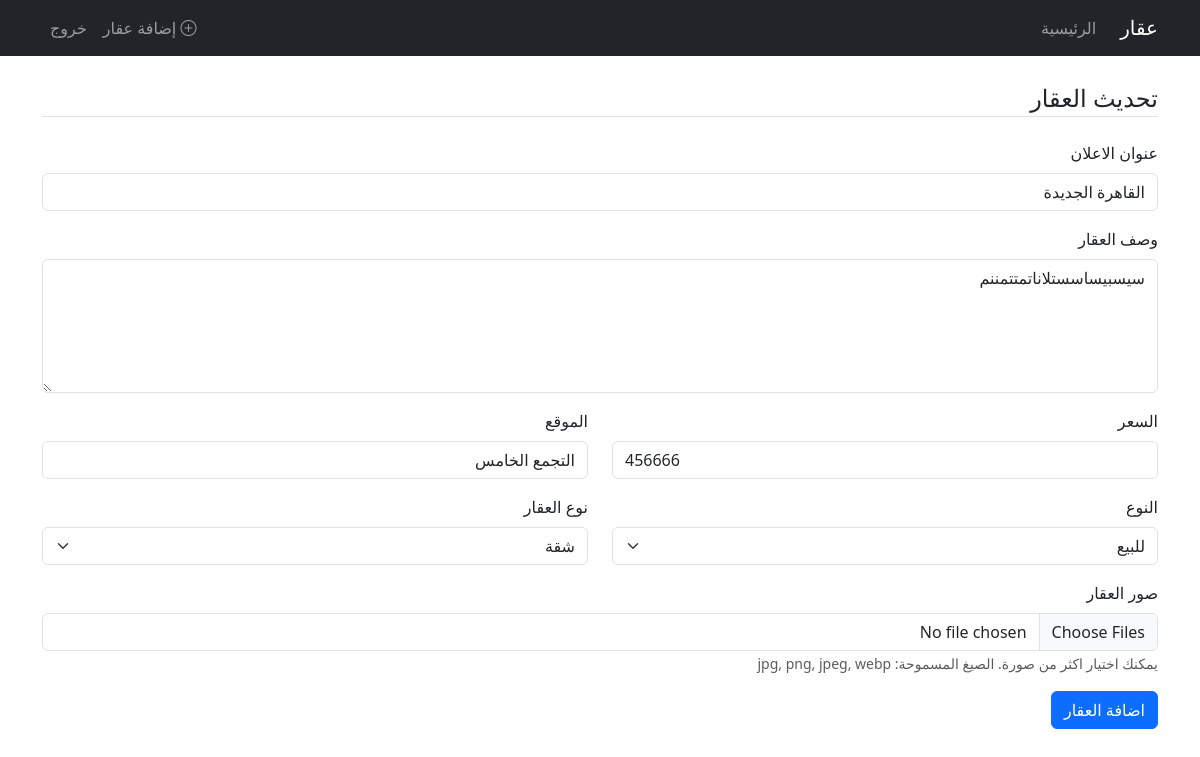
The page /property/1/update (signed in) on the database its author committed.
### app/models.py (models this page shows, shortened)
class Property(db.Model):
    __tablename__ = 'properties'
    id = db.Column(db.Integer, primary_key=True)
    title = db.Column(db.String(100), nullable=False)
    price = db.Column(db.Integer, nullable=False)
    description = db.Column(db.Text, nullable=False)
    location = db.Column(db.String(100), nullable=False)
    type = db.Column(db.String(50), nullable=False)
    property_type = db.Column(db.String(50), nullable=False)
    created_at = db.Column(db.DateTime, nullable=False, default=datetime.utcnow)
    user_id = db.Column(db.Integer, db.ForeignKey('users.id'), nullable=False)
    images = db.relationship('PropertyImage', backref='property', lazy=True, cascade="all, delete-orphan")

### app/routes.py (the view)
@main.route("/property/<int:property_id>/update", methods=['GET', 'POST'])
@login_required
def update_property(property_id):
    property = Property.query.get_or_404(property_id)
    if property.user_id != current_user.id:
        abort(403)
    form = PropertyForm()
    if form.validate_on_submit():
        property.title = form.title.data
        property.description = form.description.data
        property.price = form.price.data
        property.location = form.location.data
        property.type = form.type.data
        property.property_type = form.property_type.data
        if form.pictures.data:
            for picture in form.pictures.data:
                if picture and picture.filename != '':
                    picture_file = save_picture(picture)
                    image = PropertyImage(image_file=picture_file, property_id=property.id)
                    db.session.add(image)
        db.session.commit()
        flash('تم تحديث العقار بنجاح!', 'success')
        return redirect(url_for('main.property_detail', property_id=property.id))
    elif request.method == 'GET':
        form.title.data = property.title
        form.description.data = property.description
        form.price.data = property.price
        form.location.data = property.location
        form.type.data = property.type
        form.property_type.data = property.property_type
    return render_template('create_property.html', title='تحديث العقار', form=form, legend='تحديث العقار')

### app/forms.py
class PropertyForm(FlaskForm):
    city = StringField('المدينة')
    type = SelectField('النوع', choices=[('', 'بيع أو إيجار'), ('sale', 'للبيع'), ('rent', 'للإيجار')])
    property_type = SelectField('نوع العقار', choices=[('', 'كل الأنواع'), ('apartment', 'شقة'), ('villa', 'فيلا'), ('land', 'أرض'), ('office', 'مكتب'), ('shop', 'محل')])
    min_price = IntegerField('السعر من')
    max_price = IntegerField('السعر إلى')
    title = StringField('عنوان الاعلان', validators=[DataRequired(), Length(min=5, max=100)])
    description = TextAreaField('وصف العقار', validators=[DataRequired(), Length(min=10)])
    price = IntegerField('السعر', validators=[DataRequired()])
    location = StringField('الموقع', validators=[DataRequired(), Length(min=3, max=100)])
    pictures = MultipleFileField('صور العقار', validators=[FileAllowed(['jpg', 'png', 'jpeg', 'webp'])])
    submit = SubmitField('اضافة العقار')

### app/models.py (called while the page is built)
@login_manager.user_loader
def load_user(user_id):
    return User.query.get(int(user_id))

### app/templates/create_property.html (shortened to what this page needs)
{% extends "base.html" %}
{% block content %}
<div class="content-section">
    <form method="POST" action="{{ url_for('main.create_property') }}" enctype="multipart/form-data">
        <fieldset class="form-group">
            <legend class="border-bottom mb-4">{{ legend if legend else 'اضافة عقار جديد' }}</legend>
            <div class="mb-3">
                {{ form.title.label(class="form-label") }}
                {% if form.title.errors %}
                    {{ form.title(class="form-control is-invalid") }}
                    <div class="invalid-feedback">
                        {% for error in form.title.errors %}
                            <span>{{ error }}</span>
                        {% endfor %}
                    </div>
                {% else %}
                    {{ form.title(class="form-control") }}
                {% endif %}
            </div>
            <div class="mb-3">
                {{ form.description.label(class="form-label") }}
                {% if form.description.errors %}
                    {{ form.description(class="form-control is-invalid", rows="5") }}
                    <div class="invalid-feedback">
                        {% for error in form.description.errors %}
                            <span>{{ error }}</span>
                        {% endfor %}
                    </div>
                {% else %}
                    {{ form.description(class="form-control", rows="5") }}
                {% endif %}
            </div>
            <div class="row">
                <div class="col-md-6 mb-3">
                    {{ form.price.label(class="form-label") }}
                    {% if form.price.errors %}
                        {{ form.price(class="form-control is-invalid") }}
                        <div class="invalid-feedback">
                            {% for error in form.price.errors %}
                                <span>{{ error }}</span>
                            {% endfor %}
                        </div>
                    {% else %}
                        {{ form.price(class="form-control") }}
                    {% endif %}
                </div>
                <div class="col-md-6 mb-3">
                    {{ form.location.label(class="form-label") }}
                    {% if form.location.errors %}
                        {{ form.location(class="form-control is-invalid") }}
                        <div class="invalid-feedback">
                            {% for error in form.location.errors %}
                                <span>{{ error }}</span>
                            {% endfor %}
                        </div>
                    {% else %}
                        {{ form.location(class="form-control") }}
                    {% endif %}
                </div>
            </div>
            <div class="row">
                <div class="col-md-6 mb-3">
                    {{ form.type.label(class="form-label") }}
                    {% if form.type.errors %}
                        {{ form.type(class="form-select is-invalid") }}
                        <div class="invalid-feedback">
                            {% for error in form.type.errors %}
                                <span>{{ error }}</span>
                            {% endfor %}
                        </div>
                    {% else %}
                        {{ form.type(class="form-select") }}
                    {% endif %}
                </div>
                <div class="col-md-6 mb-3">
                    {{ form.property_type.label(class="form-label") }}
                    {% if form.property_type.errors %}
                        {{ form.property_type(class="form-select is-invalid") }}
                        <div class="invalid-feedback">
                            {% for error in form.property_type.errors %}
                                <span>{{ error }}</span>
                            {% endfor %}
                        </div>
                    {% else %}
                        {{ form.property_type(class="form-select") }}
                    {% endif %}
                </div>
            </div>
            <div class="mb-3">
                {{ form.pictures.label(class="form-label") }}
                {{ form.pictures(class="form-control", multiple=True) }}
                <small class="text-muted">يمكنك اختيار اكثر من صورة. الصيغ المسموحة: jpg, png, jpeg, webp</small>
            </div>
        </fieldset>
        <div class="form-group">
            {{ form.submit(class="btn btn-primary") }}
        </div>
    </form>
</div>
{% endblock content %}

### rows shown on the page
Property: title "القاهرة الجديدة", description "سيسبيساسستلاناتمتتمننم", price "456666", location "التجمع الخامس", type "للبيع", property_type "شقة"

### other values the page prints
{{ legend if legend else 'اضافة عقار جديد' }} "تحديث العقار"
